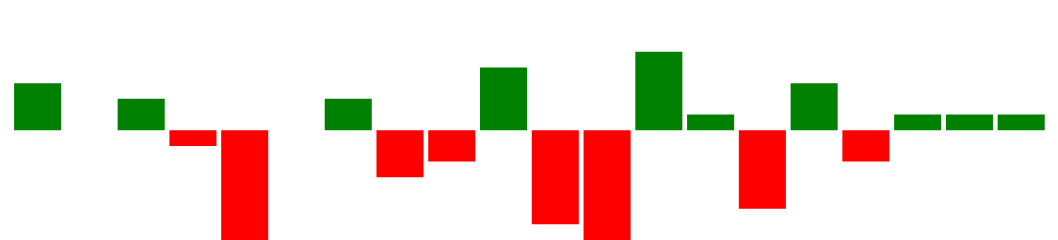

This figure's Vega-Lite source:
### Vega specification from a JSON file in a GitHub repository (floating-point values rounded to 4 significant figures)
{"$schema": "https://vega.github.io/schema/vega/v5.json", "width": 225, "height": 40, "padding": 0, "data": [{"name": "table", "values": [{"game": "g1", "diff": 3}, {"game": "g2", "diff": 0}, {"game": "g3", "diff": 2}, {"game": "g4", "diff": -1}, {"game": "g5", "diff": -7}, {"game": "g6", "diff": 0}, {"game": "g7", "diff": 2}, {"game": "g8", "diff": -3}, {"game": "g9", "diff": -2}, {"game": "g10", "diff": 4}, {"game": "g11", "diff": -6}, {"game": "g12", "diff": -7}, {"game": "g13", "diff": 5}, {"game": "g14", "diff": 1}, {"game": "g15", "diff": -5}, {"game": "g16", "diff": 3}, {"game": "g17", "diff": -2}, {"game": "g18", "diff": 1}, {"game": "g19", "diff": 1}, {"game": "g20", "diff": 1}]}], "signals": [{"name": "tooltip", "value": {}, "on": [{"events": "rect:mouseover", "update": "datum"}, {"events": "rect:mouseout", "update": "{}"}]}], "scales": [{"name": "xscale", "type": "band", "domain": {"data": "table", "field": "game"}, "range": "width", "padding": 0.05, "round": true}, {"name": "yscale", "domain": {"data": "table", "field": "diff"}, "nice": true, "range": "height"}], "axes": [{"orient": "bottom", "scale": "xscale", "labels": false, "ticks": false}, {"orient": "right", "scale": "yscale", "labels": false, "ticks": false}], "marks": [{"type": "rect", "from": {"data": "table"}, "encode": {"enter": {"x": {"scale": "xscale", "field": "game"}, "width": {"scale": "xscale", "band": 1}, "y": {"scale": "yscale", "field": "diff"}, "y2": {"scale": "yscale", "value": 0}, "fill": [{"test": "datum.diff > 0", "value": "green"}, {"value": "red"}]}, "update": {"fill": [{"test": "datum.diff > 0", "value": "green"}, {"value": "red"}]}, "hover": {"fill": {"value": "black"}}}}, {"type": "text", "encode": {"enter": {"align": {"value": "center"}, "baseline": {"value": "bottom"}, "fill": {"value": "#333"}}, "update": {"x": {"scale": "xscale", "signal": "tooltip.game", "band": 0.5}, "y": {"scale": "yscale", "signal": "tooltip.diff", "offset": 0.05}, "text": {"signal": "tooltip.diff"}, "fillOpacity": [{"test": "datum === tooltip", "value": 0}, {"value": 1}]}}}], "config": {}}
